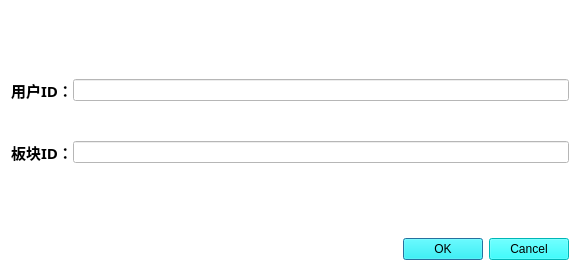
<?xml version="1.0" encoding="UTF-8"?>
<ui version="4.0">
 <class>appoint</class>
 <widget class="QDialog" name="appoint">
  <property name="geometry">
   <rect>
    <x>0</x>
    <y>0</y>
    <width>580</width>
    <height>271</height>
   </rect>
  </property>
  <property name="windowTitle">
   <string>Dialog</string>
  </property>
  <property name="styleSheet">
   <string notr="true">background-color: rgb(255, 255, 255);</string>
  </property>
  <layout class="QGridLayout" name="gridLayout">
   <item row="0" column="0">
    <layout class="QFormLayout" name="mainLayout">
     <property name="sizeConstraint">
      <enum>QLayout::SetMinAndMaxSize</enum>
     </property>
     <property name="formAlignment">
      <set>Qt::AlignLeading|Qt::AlignLeft|Qt::AlignVCenter</set>
     </property>
     <property name="horizontalSpacing">
      <number>0</number>
     </property>
     <property name="verticalSpacing">
      <number>39</number>
     </property>
     <property name="bottomMargin">
      <number>0</number>
     </property>
     <item row="0" column="0">
      <widget class="QLabel" name="label">
       <property name="font">
        <font>
         <family>Adobe Caslon Pro Bold</family>
         <pointsize>11</pointsize>
         <weight>75</weight>
         <bold>true</bold>
        </font>
       </property>
       <property name="text">
        <string>用户ID：</string>
       </property>
      </widget>
     </item>
     <item row="0" column="1">
      <widget class="QLineEdit" name="userId"/>
     </item>
     <item row="1" column="0">
      <widget class="QLabel" name="label_2">
       <property name="font">
        <font>
         <family>Adobe Caslon Pro Bold</family>
         <pointsize>11</pointsize>
         <weight>75</weight>
         <bold>true</bold>
        </font>
       </property>
       <property name="text">
        <string>板块ID：</string>
       </property>
      </widget>
     </item>
     <item row="1" column="1">
      <widget class="QLineEdit" name="plateId"/>
     </item>
    </layout>
   </item>
   <item row="1" column="0">
    <widget class="QDialogButtonBox" name="buttonBox">
     <property name="styleSheet">
      <string notr="true">background-color: rgb(0, 255, 255);</string>
     </property>
     <property name="orientation">
      <enum>Qt::Horizontal</enum>
     </property>
     <property name="standardButtons">
      <set>QDialogButtonBox::Cancel|QDialogButtonBox::Ok</set>
     </property>
    </widget>
   </item>
  </layout>
 </widget>
 <resources/>
 <connections>
  <connection>
   <sender>buttonBox</sender>
   <signal>accepted()</signal>
   <receiver>appoint</receiver>
   <slot>accept()</slot>
   <hints>
    <hint type="sourcelabel">
     <x>248</x>
     <y>254</y>
    </hint>
    <hint type="destinationlabel">
     <x>157</x>
     <y>274</y>
    </hint>
   </hints>
  </connection>
  <connection>
   <sender>buttonBox</sender>
   <signal>rejected()</signal>
   <receiver>appoint</receiver>
   <slot>reject()</slot>
   <hints>
    <hint type="sourcelabel">
     <x>316</x>
     <y>260</y>
    </hint>
    <hint type="destinationlabel">
     <x>286</x>
     <y>274</y>
    </hint>
   </hints>
  </connection>
 </connections>
</ui>
